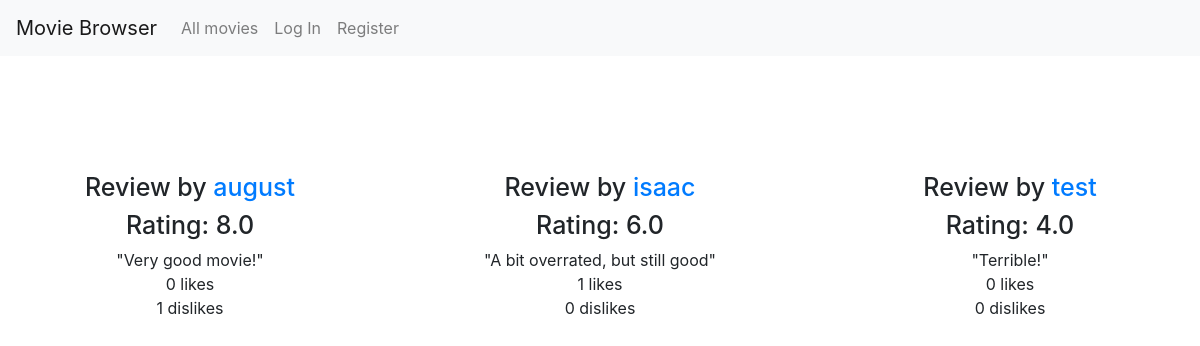
/movie/1, run on the app's committed database.
### movies/models.py (models this page shows)
class Review(models.Model):
    creator = models.ForeignKey(User, on_delete=models.CASCADE)
    movie = models.ForeignKey(Movie, on_delete=models.CASCADE)
    likes_amount = models.IntegerField(default=0,max_length=999)
    dislikes_amount = models.IntegerField(default=0,max_length=999)
    content = models.CharField(default="", max_length=999)
    score = models.FloatField(default=0, max_length=99)

class User(AbstractUser):
    pass

### movies/views.py (the view, shortened to what this page needs)
# urls.py: path("movie/<int:id>", views.movie, name="movie"),
def movie (request, id):
    movie = Movie.objects.get(id=id)
    reviews = Review.objects.filter(movie=movie)
    already_reviewed = False
    if request.user.is_authenticated == True:
        users_reviews = Review.objects.filter(creator=request.user, movie=movie)
        if(len(users_reviews) > 0):
            already_reviewed = True
    else:
        already_reviewed = False
    return render(request, "movies/movie.html",{
        "id" : id,
        "already_reviewed" : already_reviewed,
        "reviews" : reviews,
    })

### movies/templates/movies/movie.html (shortened to what this page needs)
{% extends "movies/layout.html" %}
{% load static %}
{% block body %}
    <div class="movie-container">
    </div>
<div class="row">
    {% for review in reviews %}
        {% if forloop.counter0|divisibleby:3 %}
            </div><br><div class="row">
        {% endif %}
            <div class="col-4">
                <div class="review">
                    <h3>Review by <a href="/profile/{{review.creator.id}}">{{review.creator}}</a></h3>
                    <h3>Rating: {{review.score}}</h3>
                    <p>"{{review.content}}"</p>
                    <p data-likes="{{review.likes_amount}}" data-id="{{review.id}}la">{{review.likes_amount}} likes</p>
                    <p data-dislikes="{{review.dislikes_amount}}" data-id="{{review.id}}da">{{review.dislikes_amount}} dislikes</p>
                </div>
            </div>
{% endfor %}
{% endblock %}

### movies/static/movies/styles.css (style rules this page uses)
body { overflow-x: hidden; }
.movie-container { margin: auto; width: 50%; text-align: center; margin-bottom: 50px; }
.review { height: 100%; margin: 10px; margin-bottom: 50px; text-align: center; }
.review h3 { font-size: 25px; }
.review p { margin: 0; }

### data on the page
Review: creator "august", score "8.0", content "Very good movie!", likes_amount "0", dislikes_amount "1"
Review: creator "isaac", score "6.0", content "A bit overrated, but still good", likes_amount "1", dislikes_amount "0"
Review: creator "test", score "4.0", content "Terrible!", likes_amount "0", dislikes_amount "0"
